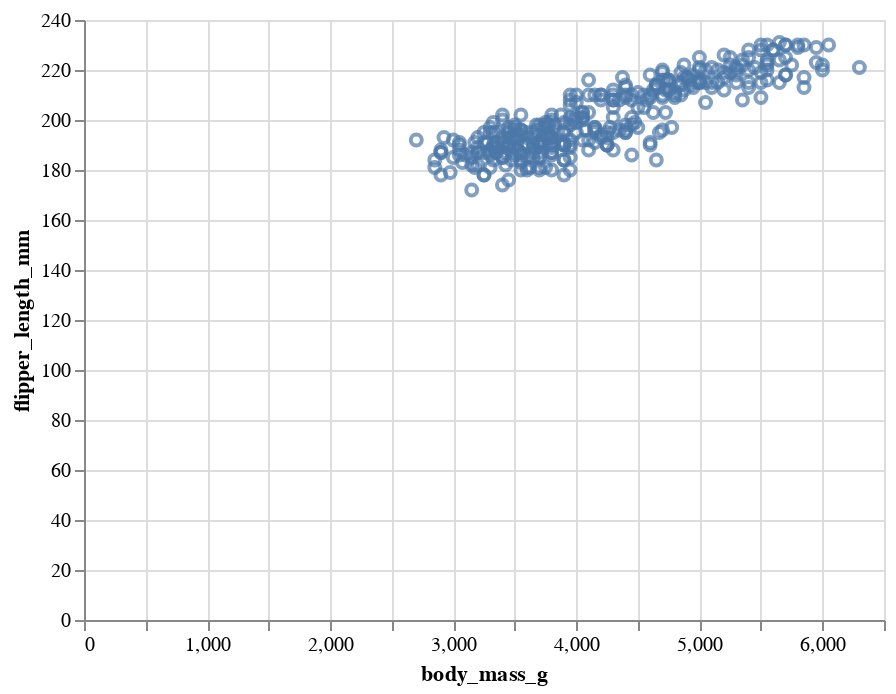

Notebook code cell kept with this figure:
### Markdown cell above
Gorgeous! Since we only encoded one variable to the $x$ axis, we get a 1D plot. Interestingly, this is basically a "rug plot", which we saw in Seaborn and you made in the HW. In Altair's GoG, a rug plot is a very natural type of plot. 

Do this with your dataset; compare the two monitors. 

If you want an "official" rug plot, try `mark_tick()`. 

  But, let's keep going! Let's add an encoding to the $y$ axis.

### Code cell
# alt.Chart(cars).mark_point().encode(
#     x='Horsepower',
#     y='Miles_per_Gallon'
# )

alt.Chart(penguins).mark_point().encode(
    x='body_mass_g',
    y='flipper_length_mm'
)

### Figure 1 — Vega-Lite specification as saved in the notebook (floating-point values rounded to 4 significant figures; data arrays with more than 128 entries replaced by an {"elided": "..."} marker saying what was removed)
{"config": {"view": {"continuousWidth": 400, "continuousHeight": 300}}, "data": {"name": "data-6503fb4fbd21ca2400956d2086879525"}, "mark": "point", "encoding": {"x": {"type": "quantitative", "field": "body_mass_g"}, "y": {"type": "quantitative", "field": "flipper_length_mm"}}, "$schema": "https://vega.github.io/schema/vega-lite/v4.8.1.json", "datasets": {"data-6503fb4fbd21ca2400956d2086879525": {"elided": "344 records"}}}
